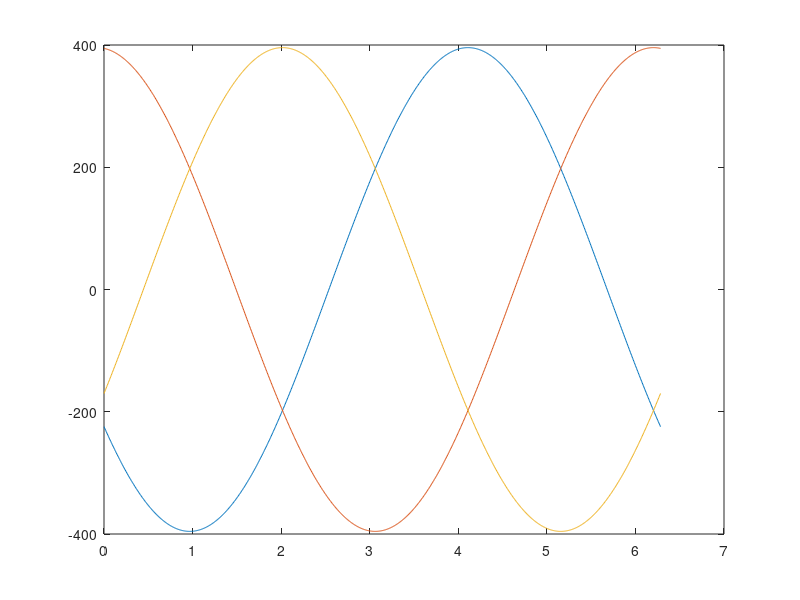
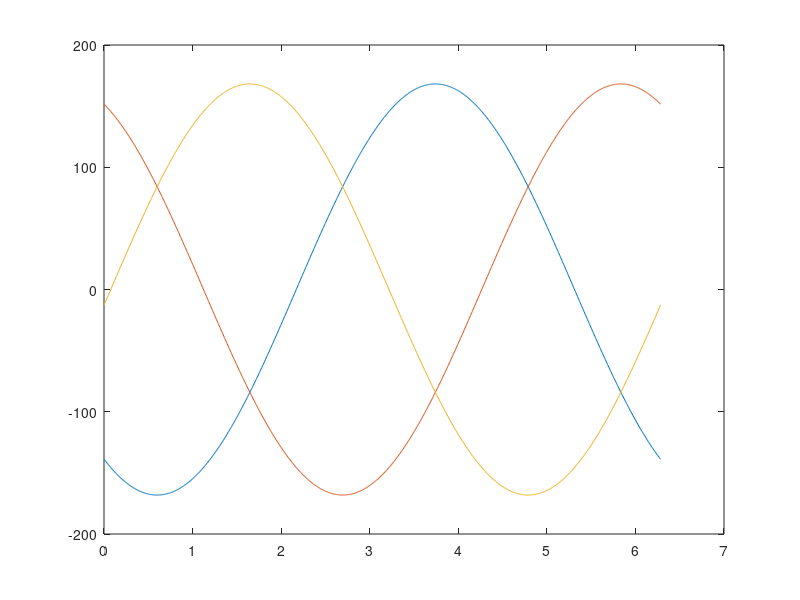
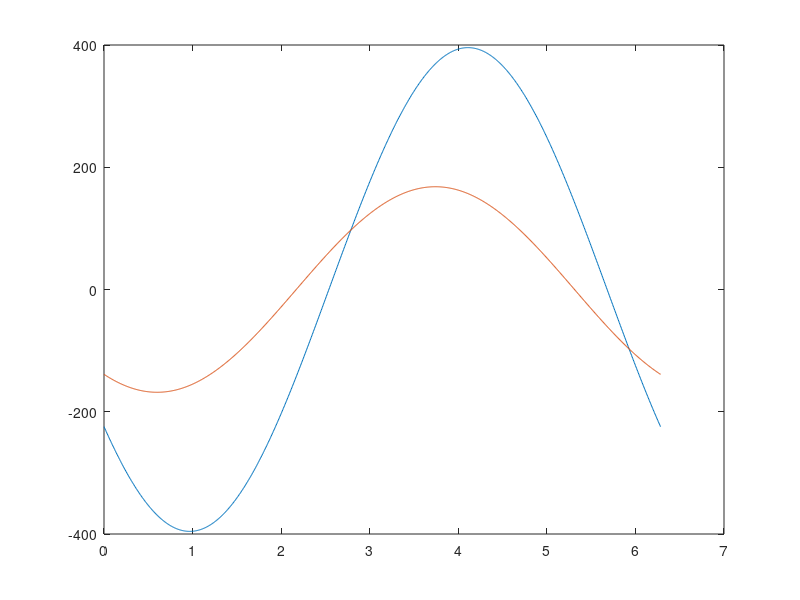
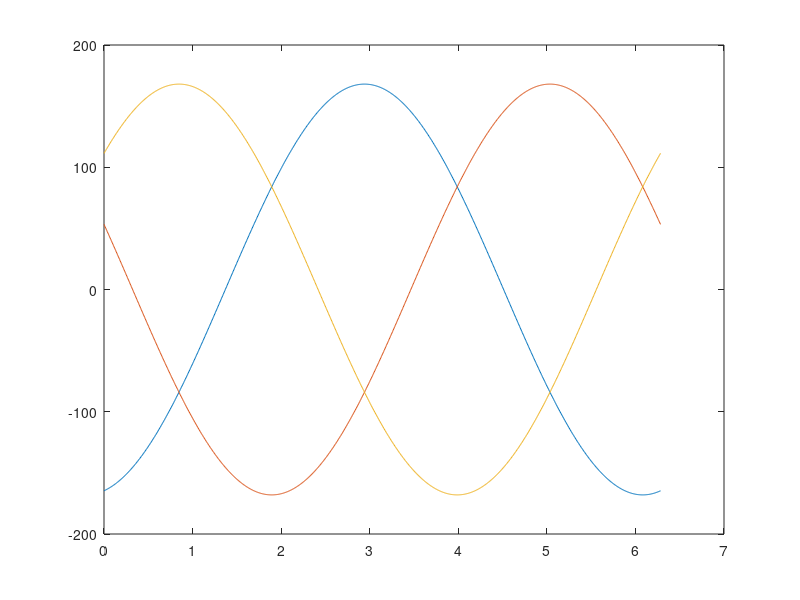

MATLAB code for these plots, in order:
Length=1000;
theta= linspace(0,2*pi,Length); % Electrical angle in radians (change as per the rotor position or time-varying angle)

%% Time domain currents
% Given d-axis and q-axis currents (id, iq)
id = -224.33; % Example d-axis current value
iq = 325.97; % Example q-axis current value
% Inverse Park Transformation: dq to alpha-beta
ialpha = id * cos(theta) - iq * sin(theta);
ibeta = id * sin(theta) + iq * cos(theta);
% Inverse Clarke Transformation: alpha-beta to abc
i_a = ialpha;
i_b = -0.5 * ialpha + (sqrt(3) / 2) * ibeta;
i_c = -0.5 * ialpha - (sqrt(3) / 2) * ibeta;

figure('Name','Time Domain Currents')
plot(theta,i_a)
hold on; 
plot(theta,i_b)
hold on; 
plot(theta,i_c)

%% Time Domain voltages 
% Given d-axis and q-axis voltages (vd, vq)
vd = -138.8; %  d-axis voltage value
vq = 94.9; %  q-axis voltage value
% Inverse Park Transformation: dq to alpha-beta
valpha = vd * cos(theta) - vq * sin(theta);
vbeta = vd * sin(theta) + vq * cos(theta);
% Inverse Clarke Transformation: alpha-beta to abc
v_a = valpha;
v_b = -0.5 * valpha + (sqrt(3) / 2) * vbeta;
v_c = -0.5 * valpha - (sqrt(3) / 2) * vbeta;

figure('Name','Time Domain Voltages')
plot(theta,v_a)
hold on; 
plot(theta,v_b)
hold on; 
plot(theta,v_c)

%%
figure('Name','Phase-A Current and Voltage')
plot(theta,i_a)
hold on; 
plot(theta,v_a)
%% Modulation index
Vdc= 625; % DC link voltage
ma=2*max(v_a)/Vdc; % modulation index
peak_phase_current= max(i_a); % peak phase current

%% Power Factor Calculation
% Calculate apparent power (S) in dq frame
S = vd * id + vq * iq; % Real power in dq
V_magnitude = sqrt(vd^2 + vq^2); % Magnitude of voltage vector
I_magnitude = sqrt(id^2 + iq^2); % Magnitude of current vector

% Calculate power factor
power_factor = S / (V_magnitude * I_magnitude);

%% Electrical Frequency
% Given values
RPM = 3000; % Rotational speed in RPM
p = 6; % Number of pole pairs

% Calculate electrical frequency
fe = (RPM * p) / 60;

%% Display results
clc
fprintf('modulation index: %.4f\n', ma);
fprintf('Power factor: %.4f\n', power_factor);
fprintf('Electrical Frequency: %.2f Hz\n', fe);
fprintf('DC-link Voltage: %.2f V\n', Vdc);
fprintf('Peak phase current: %.2f A\n', peak_phase_current);


%%
Ld= 61.1e-6;
Lq=209e-6;

vd_machine= vd+id*Ld*fe*2*pi;
vq_machine=vq-Lq*iq*fe*2*pi; 

% Inverse Park Transformation: dq to alpha-beta
valpha_machine = vd_machine * cos(theta) - vq_machine * sin(theta);
vbeta_machine = vd_machine * sin(theta) + vq_machine * cos(theta);
% Inverse Clarke Transformation: alpha-beta to abc
v_a_machine = valpha_machine;
v_b_machine = -0.5 * valpha_machine + (sqrt(3) / 2) * vbeta_machine;
v_c_machine = -0.5 * valpha_machine - (sqrt(3) / 2) * vbeta_machine;


figure('Name','Time Domain Voltages of EM')
plot(theta,v_a_machine)
hold on; 
plot(theta,v_b_machine)
hold on; 
plot(theta,v_c_machine)

%%


figure('Name','Time Domain Voltages')
plot(theta,v_a_machine,'r')
hold on; 
plot(theta,v_a,'b')
hold on; 

%% phases

theta_backEMF = atan2(vq_machine, vd_machine);
% theta_backEMF = rad2deg(theta_backEMF)
v_max_back_emf= max(v_a_machine);

theta_voltage = atan2(vq, vd);
% theta_voltage = rad2deg(theta_voltage)


theta_current = atan2(iq, id);
% theta_current = rad2deg(theta_current)


theta_difference= theta_voltage-theta_backEMF;


%%
resistance= max(v_a_machine)*power_factor/max(i_a);
